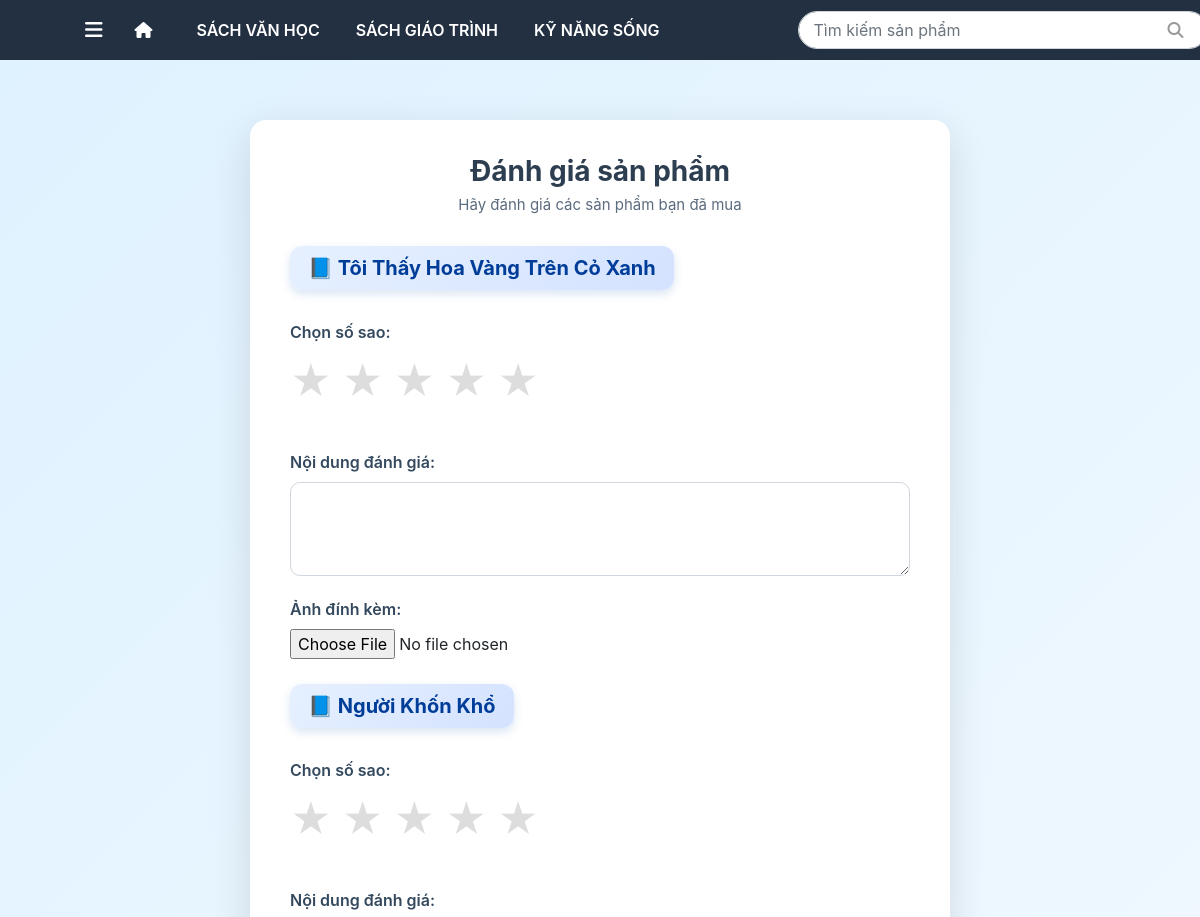
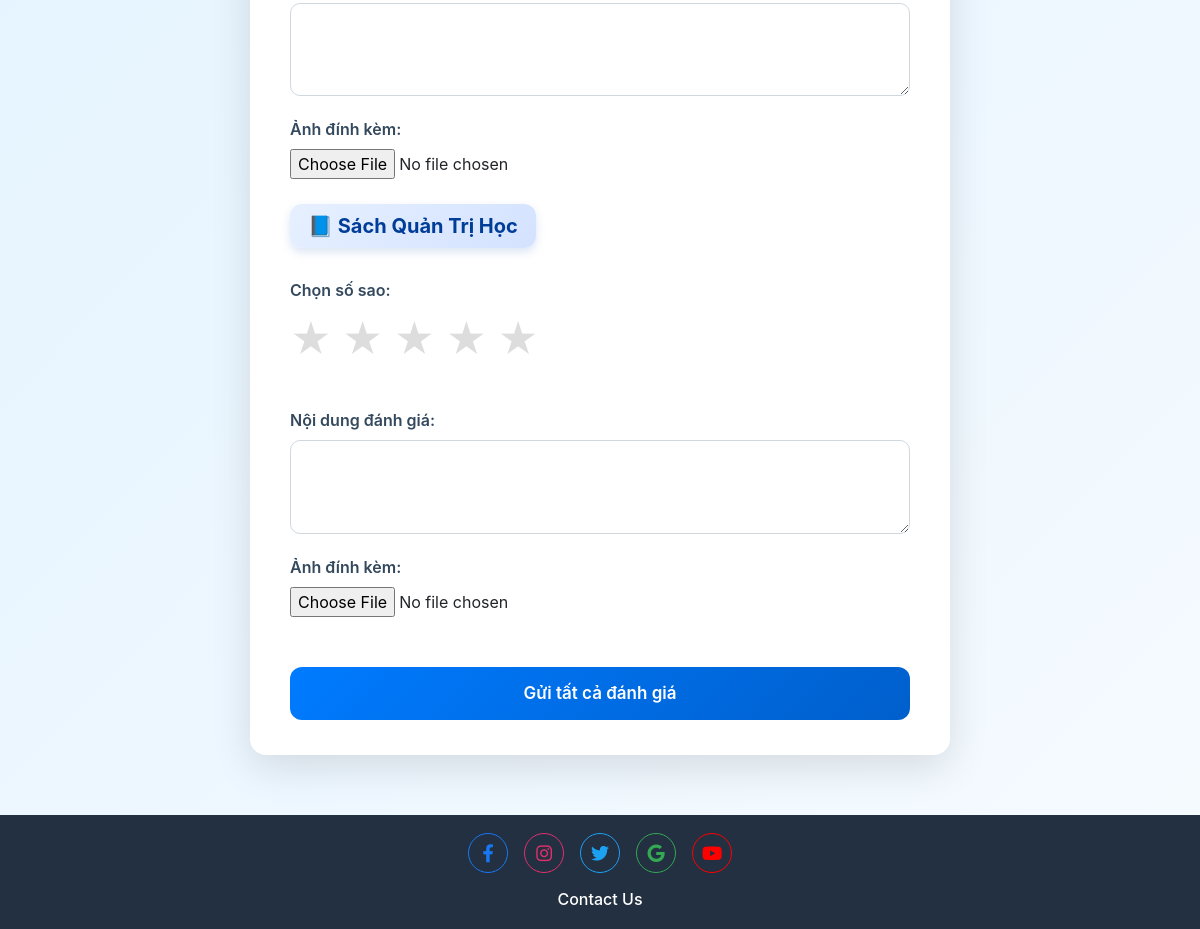
Page /order/22/review/ on the committed database (2 pictures, top to bottom).
### booksale_app/models.py (models this page shows, shortened)
class Category(models.Model):
    category_name = models.CharField(
        max_length = 255,
        blank=False, null=False,
        help_text = "Tên danh mục"
    )
    description = models.TextField(
        blank=False, null=False,
        help_text = "Mô tả"
    )
    created_at = models.DateTimeField(
        auto_now_add=True
    )
    updated_at = models.DateTimeField(
        auto_now_add=True
    )

class Order_Item(models.Model):
    product = models.ForeignKey(
        Product,
        on_delete = models.PROTECT
    )
    order = models.ForeignKey(
        Order,
        on_delete = models.PROTECT
    )
    quantity = models.PositiveIntegerField(default=0)
    unit_price = models.DecimalField(
        max_digits=10,
        decimal_places=3
    )
    total_price = models.DecimalField(
        max_digits=10,
        decimal_places=3
    )

class Product(models.Model):
    product_name = models.CharField(
        max_length = 255,
        blank=False, null=False,
        help_text = "Tên sản phẩm"
    )
    description = models.TextField(
        blank=False, null=False,
        help_text = "Mô tả"
    )
    image = models.ImageField(upload_to='products/', null=True, blank=True)
    cost_price = models.DecimalField(
        max_digits=10,
        decimal_places=3
    )
    sell_price = models.DecimalField(
        max_digits=10,
        decimal_places=3
    )
    quantity = models.PositiveIntegerField(default=0)
    publisher = models.ForeignKey(
        Publisher,
        on_delete=models.CASCADE
    )
    category = models.ForeignKey(
        Category,
        on_delete=models.CASCADE
    )
    genre = models.ManyToManyField(
        'Genre',
        through="Genre_Item")
    cart = models.ManyToManyField(
        'Cart',
        through='Cart_Item'
    )
    order = models.ManyToManyField(
        'Order',
         through="Order_Item"
    )

### booksale_app/views/user_view/form_review.py (the view, shortened to what this page needs)
# urls.py: path('order/<int:order_id>/review/', views.review_order, name='review_order'),
def review_order(request, order_id):
    order = get_object_or_404(Order, id=order_id)
    items = order.order_item_set.all()
    unique_products = {}
    for item in items:
        key = item.product.product_name.strip().lower()
        if key not in unique_products:
            unique_products[key] = item
    products = list(unique_products.values())
    errors = {}  # lưu sản phẩm thiếu rating/content
    return render(request, "user_temp/product/review.html", {
        "products": products,
        "errors": errors
    })

### booksale_app/context_processors.py (called while the page is built, shortened)
def categories_and_cart(request):
    context = {
        'categories': Category.objects.all()[:3],  # Lấy 3 categories đầu tiên cho menu
        'cart_count': 0
    }
    return context

def global_user_context(request):
    user = request.user
    is_kh = False
    role = None
    if user.is_authenticated:
        is_kh = user.groups.filter(name="KH").exists()
        if user.groups.filter(name="NVBH").exists():
            role = "NVBH"
        elif user.groups.filter(name="NVTK").exists():
            role = "NVTK"
    return {
        "is_kh": is_kh,
        "role": role,
    }

### booksale_app/templates/user_temp/product/review.html (shortened to what this page needs)
{% extends "user_temp/base.html" %}
{% block content %}
<div class="review-wrapper">
    <form method="POST" enctype="multipart/form-data" class="review-form">
        <div class="review-card">
            <h2 class="title">Đánh giá sản phẩm</h2>
            <p class="subtitle">Hãy đánh giá các sản phẩm bạn đã mua</p>
            {% for item in products %}
            <div class="product-block" data-index="{{ forloop.counter }}">
                <h3 class="product-name">
                    📘 {{ item.product.product_name }}
                </h3>
                <label class="label">Chọn số sao:</label>
                <div class="star-rating">
                    <label for="star5_{{ forloop.counter }}">★</label>
                    <label for="star4_{{ forloop.counter }}">★</label>
                    <label for="star3_{{ forloop.counter }}">★</label>
                    <label for="star2_{{ forloop.counter }}">★</label>
                    <label for="star1_{{ forloop.counter }}">★</label>
                </div>
                <label class="label">Nội dung đánh giá:</label>
                <textarea name="content_{{ forloop.counter }}" class="input-area" rows="3"></textarea>
                <label class="label">Ảnh đính kèm:</label>
                <input type="file"
                       name="image_{{ forloop.counter }}"
                       class="input-file"
                       onchange="previewImage(event, '{{ forloop.counter }}')">
            </div>
            {% endfor %}
            <button type="submit" class="submit-btn">
                Gửi tất cả đánh giá
            </button>
        </div>
    </form>
</div>
{% endblock %}

### booksale_app/templates/user_temp/base.html (shortened to what this page needs)
<!DOCTYPE html>
<html lang="en">
    <head>
        <link
            rel="stylesheet"
            href="https://stackpath.bootstrapcdn.com/bootstrap/4.4.1/css/bootstrap.min.css"
        />
        <link rel="stylesheet" href="https://cdnjs.cloudflare.com/ajax/libs/font-awesome/6.4.0/css/all.min.css" />
    </head>
    <body>
        <nav class="navbar navbar-expand-lg navbar-custom fixed-top">
            <div class="container-fluid">
                <div class="d-flex align-items-center">
                    <a class="navbar-brand text-white d-none d-lg-block" href="{% url 'category' %}">
                        <i class="fa-solid fa-bars"></i>
                    </a>
                    <a class="nav-link" href="{% url 'home' %}"><i class="fa-solid fa-house"></i></a>
                </div>
                <div class="collapse navbar-collapse" id="navbarNav">
                    <ul class="navbar-nav mr-auto">
                        {% for category in categories %}
                        <li class="nav-item">
                            <a class="nav-link nav-link-custom" href="{% url 'category_detail' category.category_name %}">
                                {{ category.category_name|upper }}
                            </a>
                        </li>
                        {% endfor %}
                    </ul>
                    <form class="d-flex ms-auto search-box align-items-left" role="search"
                          method="GET" action="{% url 'search' %}">
                        <input class="form-control" type="search" placeholder="Tìm kiếm sản phẩm"
                               aria-label="Search" name="q" required />
                        <button class="btn btn-link text-white" type="submit">
                            <i class="icon-search fa-solid fa-magnifying-glass"></i>
                        </button>
                    </form>
            </div>
        </nav>
        <div class="content-wrapper">
             {% block content %}{% endblock %}
        </div>
        <footer class="footer text-center">
            <div class="container">
                <div class="row">
                    <div class="col-12">
                        <div class="social-icons d-flex justify-content-center">
                            <a href="#" class="facebook"><i class="fab fa-facebook-f"></i></a>
                            <a href="#" class="instagram"><i class="fab fa-instagram"></i></a>
                            <a href="#" class="twitter"><i class="fab fa-twitter"></i></a>
                            <a href="#" class="google"><i class="fab fa-google"></i></a>
                            <a href="#" class="youtube"><i class="fab fa-youtube"></i></a>
                        </div>
                        <div class="contact-text">Contact Us</div>
                    </div>
                </div>
            </div>
        </footer>
    </body>
</html>

### booksale_app/templates/user_temp/base.html (style rules this page uses)
.navbar-custom { background-color: #223041; padding: 10px 70px; }
.navbar-custom .nav-link { color: white; font-weight: 600; margin-right: 20px; }
.navbar-custom .nav-link-custom { white-space: nowrap; padding: 8px 12px; min-width: auto; }
.navbar-nav { align-items: center; display: flex; flex-direction: row; flex-wrap: nowrap; }
.navbar-nav .nav-item { white-space: nowrap; }
.search-box { position: relative; margin-left: 110px; }
.search-box input { border-radius: 20px; padding-left: 15px; width: 410px; }
.icon-search { position: absolute; top: 50%; right: 50px; transform: translateY(-50%); color: #999999; cursor: pointer; }
.footer { background-color: #223041; color: white; padding: 18px 0; }
.footer .social-icons a { display: inline-flex; align-items: center; justify-content: center; width: 40px; height: 40px; border-radius: 50%; margin: 0 8px; font-size: 18px; transition: all 0.3s ease; }
.social-icons .facebook { border: 1px solid #1877f2; color: #1877f2; }
.social-icons .instagram { border: 1px solid #e1306c; color: #e1306c; }
.social-icons .twitter { border: 1px solid #1da1f2; color: #1da1f2; }
.social-icons .google { border: 1px solid #34a853; color: #34a853; }
.social-icons .youtube { border: 1px solid #ff0000; color: #ff0000; }
.contact-text { margin-top: 14px; font-size: 16px; font-weight: 500; }
html, body { height: 100%; margin: 0; padding: 0; }
body { display: flex; flex-direction: column; padding-top: 60px; }
.content-wrapper { flex: 1; }
.footer { margin-top: auto; }

### booksale_app/templates/user_temp/product/review.html (style rules this page uses)
.review-wrapper { background: linear-gradient(135deg, #dff2ff, #f5faff); min-height:90vh; padding:60px 20px; display:flex; justify-content:center; flex-direction:column; gap:30px; }
.review-card { width:700px; background:#fff; padding:35px 40px; margin:0 auto; border-radius:16px; box-shadow:0 12px 40px rgba(0,0,0,0.12); animation:fadeIn 0.6s ease; }
.title { font-size:28px; font-weight:700; color:#2d3e50; text-align:center; margin-bottom:5px; }
.subtitle { text-align:center; font-size:15px; color:#5c6c7f; margin-bottom:30px; }
.product-block { margin-bottom:25px; }
.product-name { font-size:20px; font-weight:700; color:#003d99; background: linear-gradient(135deg, #e6f0ff, #d4e2ff); display:inline-block; padding:10px 18px; border-radius:12px; margin-bottom:15px; box-shadow:0 4px 10px rgba(0,80,180,0.15); }
.label { font-weight:600; color:#34495e; margin-top:15px; display:block; }
.star-rating { direction: rtl; display:inline-flex; gap:10px; font-size:40px; margin-bottom:15px; user-select:none; }
.star-rating label { color:#ddd; cursor:pointer; transition:0.25s; }
.input-area { width:100%; border:1px solid #d0d7de; padding:12px 14px; border-radius:10px; font-size:15px; transition:0.2s; }
.submit-btn { width:100%; margin-top:25px; padding:14px; font-size:17px; font-weight:600; border:none; border-radius:12px; background:linear-gradient(135deg,#007bff,#005fcc); color:#fff; cursor:pointer; transition:0.25s; }

### rows in the picture
Category: category_name "SÁCH VĂN HỌC"
Category: category_name "SÁCH GIÁO TRÌNH"
Category: category_name "KỸ NĂNG SỐNG"
Order_Item: product.product_name "Tôi Thấy Hoa Vàng Trên Cỏ Xanh"
Order_Item: product.product_name "Người Khốn Khổ"
Order_Item: product.product_name "Sách Quản Trị Học"
